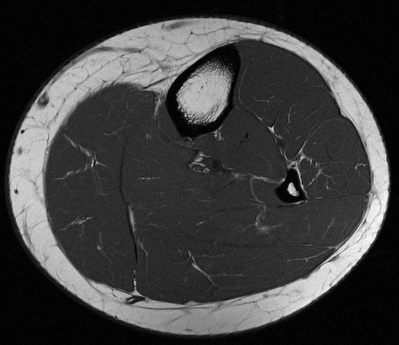
#> input picture TB_image/TUT.IMG.image_restoration_denoising/python/jambe.png, 399 x 345 px
$ python demo.py
#> lines starting #> are read from the running program, lines starting #| are printed output that depends on the picture
#!/usr/bin/env python3
# -*- coding: utf-8 -*-
"""
Created on Thu Jan 18 14:29:48 2018

@author: yann
"""

import matplotlib.pyplot as plt
import numpy as np
from scipy import ndimage

import imageio


def hist_stretch(I):
    # histogram stretching
    # returns values of I linearly stretched to range [0;1]
    I = I - np.min(I)
    I = I / np.max(I)
    return I


def amf(I, Smax):
    """
    Adaptive median filter
    I: grayscale image
    Smax: maximal size of neighborhood. Limits the effect of median filter
    """
    f = np.copy(I)
    nx, ny = I.shape

    sizes = np.arange(1, Smax, 2)
    zmin = np.zeros((nx, ny, len(sizes)))
    zmax = np.zeros((nx, ny, len(sizes)))
    zmed = np.zeros((nx, ny, len(sizes)))

    for k, s in enumerate(sizes):
        zmin[:, :, k] = ndimage.minimum_filter(I, s)
        zmax[:, :, k] = ndimage.maximum_filter(I, s)
        zmed[:, :, k] = ndimage.median_filter(I, s)

    isMedImpulse = np.logical_or(zmin == zmed, zmax == zmed)

    for i in range(nx):
        for j in range(ny):
            k = 0
            while k < len(sizes)-1 and isMedImpulse[i, j, k]:
                k += 1

            if I[i, j] == zmin[i, j, k] or I[i, j] == zmax[i, j, k] or k == len(sizes):
                f[i, j] = zmed[i, j, k]
    return f


# uniform noise
fig = plt.figure()
S = 32
a = 0
b = 255
R1 = a + (b-a) * np.random.rand(S, S)
plt.imshow(R1)
imageio.imwrite("uniform_noise.png", R1)
# plt.show()
fig = plt.figure()
plt.hist(R1.flatten(), 256)
# plt.show()
fig.savefig("histo_uniform.pdf", bbox_inches='tight')
#> figure, not shown here; tallest bar 12 high, from x = 115.6 to 116.6

# gaussian noise
fig = plt.figure()
a = 0
b = 1
R2 = a + (b-a)*np.random.randn(S, S)
R2 = hist_stretch(R2)
plt.imshow(R2)
# plt.show()
fig = plt.figure()
plt.hist(R2.flatten(), 256)
fig.savefig("histo_gaussian.pdf", bbox_inches='tight')
#> figure, not shown here; tallest bar 17 high, from x = 0.418 to 0.422
# plt.show()
imageio.imwrite("gaussian_noise.png", R2)

# salt and pepper noise
fig = plt.figure()
a = 0.05
b = 0.05
R3 = 0.5 * np.ones((S, S))
X = np.random.rand(S, S)
R3[X <= a] = 0
R3[(X > a) & (X <= (a+b))] = 1
R3 = hist_stretch(R3)
plt.imshow(R3)
fig = plt.figure()
# plt.show()
plt.hist(R3.flatten(), 256)
fig.savefig("histo_sp.pdf", bbox_inches='tight')
#> figure, not shown here; tallest bar 924 high, from x = 0.5 to 0.504
# plt.show()
imageio.imwrite("sp_noise.png", R3)

# exponential noise
fig = plt.figure()
a = 1
R4 = -1/a * np.log(1-np.random.rand(32, 32))
R4 = hist_stretch(R4)
plt.imshow(R4)
# plt.show()
fig = plt.figure()
plt.hist(R4.flatten(), 256)
fig.savefig("histo_exponential.pdf", bbox_inches='tight')
# plt.show()
imageio.imwrite("exponential_noise.png", R4)

# noise estimation
fig = plt.figure()
A = imageio.imread('jambe.png')
#> A is the input picture: shape (345, 399); min 0, max 255, mean 61.6
roi = A[160:200, 200:240]
plt.hist(roi.flatten(), 255)
fig.savefig("histo_roi_leg.pdf", bbox_inches='tight')
#> figure, not shown here; tallest bar 130 high, from x = 44.74 to 45.22
# plt.show()

# add exponential noise to image
nx, ny = A.shape
#> nx = 345; ny = 399
expnoise = -1/.5 * np.log(1-np.random.rand(nx, ny))
expnoise = expnoise / np.max(expnoise)
B = A + 255*expnoise
B = hist_stretch(B)
fig = plt.figure()
plt.imshow(B, cmap='gray')
imageio.imwrite("leg_exponential.png", B)
roi = B[160:200, 200:240]
fig = plt.figure()
plt.hist(roi.flatten()*255, 255)
fig.savefig("hist_exp.pdf", bbox_inches='tight')
#> figure, not shown here; tallest bar 46 high, from x = 29.13 to 29.62
# plt.show()

# add gaussian noise to image
nx, ny = A.shape
gaussnoise = 50*np.random.rand(nx, ny)
B = A + gaussnoise
B = hist_stretch(B)
fig = plt.figure()
plt.imshow(B, cmap='gray')
imageio.imwrite("leg_gaussian.png", B)
roi = B[160:200, 200:240]
fig = plt.figure()
plt.hist(roi.flatten()*255, 255)
fig.savefig("hist_gauss.pdf", bbox_inches='tight')
#> figure, not shown here; tallest bar 31 high, from x = 71.11 to 71.62
# plt.show()

# add salt and pepper noise and perform restoration
# salt and pepper noise
a = 0.05
b = 0.05
spnoise = 0.5 * np.ones((nx, ny))
X = np.random.rand(nx, ny)
B = A.copy()
B[X <= a] = 0
B[(X > a) & (X <= (a+b))] = 255
fig = plt.figure()
plt.imshow(B, cmap='gray')
imageio.imwrite("leg_sp.png", B)
# plt.show()

# filtering by convolution
# average filtering
B1 = ndimage.uniform_filter(B, 5)
imageio.imwrite("leg_uniform.png", B1)
B2 = ndimage.minimum_filter(B, 3)
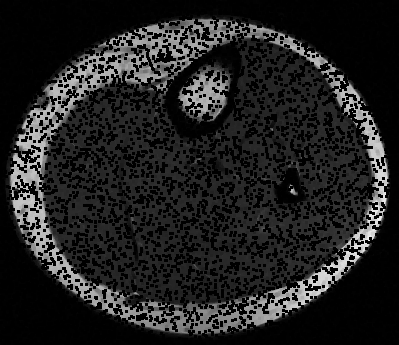
#> B2: shape (345, 399); min 0, max 241, mean 32.6
imageio.imwrite("leg_minimum.png", B2)
B3 = ndimage.maximum_filter(B, 3)
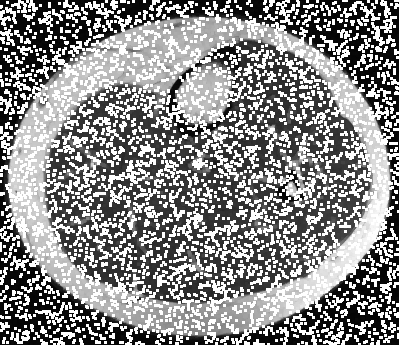
#> B3: shape (345, 399); min 2, max 255, mean 141.4
imageio.imwrite("leg_maximum.png", B3)
B4 = ndimage.median_filter(B, 7)
imageio.imwrite("leg_median.png", B4)
B5 = amf(B, 7)
#> after the loop in amf, `for k, s in enumerate(sizes):`:
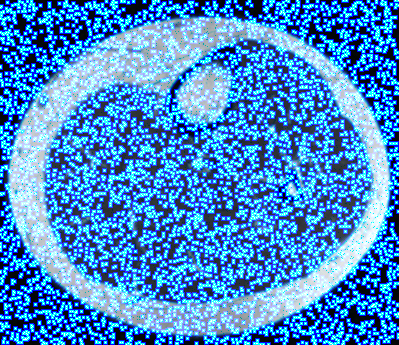
#> zmax: shape (345, 399, 3) float64; mean of channels 0, 1, 2 68.5, 141.4, 208.2; drawn as R, G, B
#> after the loop in amf, `for k, s in enumerate(sizes):`:
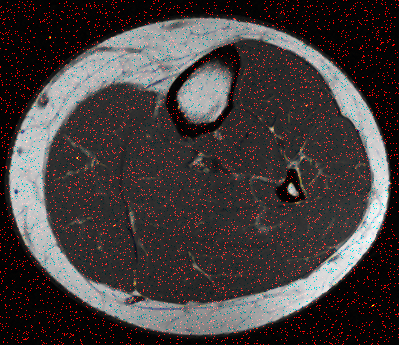
#> zmed: shape (345, 399, 3) float64; mean of channels 0, 1, 2 68.5, 61.6, 61.4; drawn as R, G, B
#> after the loop in amf, `for k, s in enumerate(sizes):`:
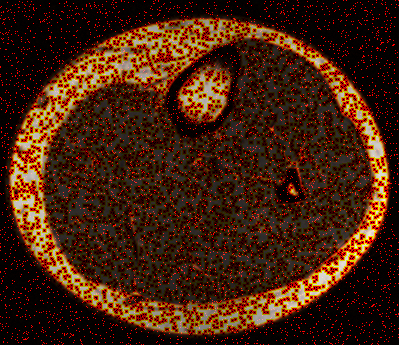
#> zmin: shape (345, 399, 3) float64; mean of channels 0, 1, 2 68.5, 32.6, 12.6; drawn as R, G, B
#> in amf, `isMedImpulse = np.logical_or(zmin == zmed, zmax == zmed)`:
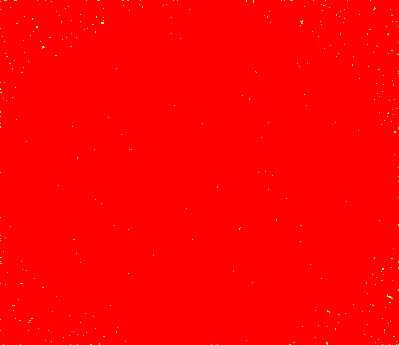
#> isMedImpulse: shape (345, 399, 3) bool; mean of channels 0, 1, 2 1, 0.00345, 0; drawn as R, G, B
plt.imshow(B5, cmap='gray')
imageio.imwrite("leg_amf.png", B5)
# plt.show()
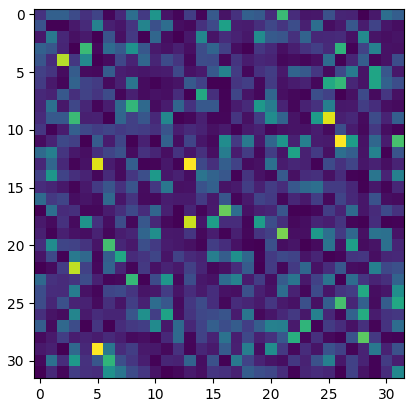
#> figure drawn by matplotlib, 1 panel
